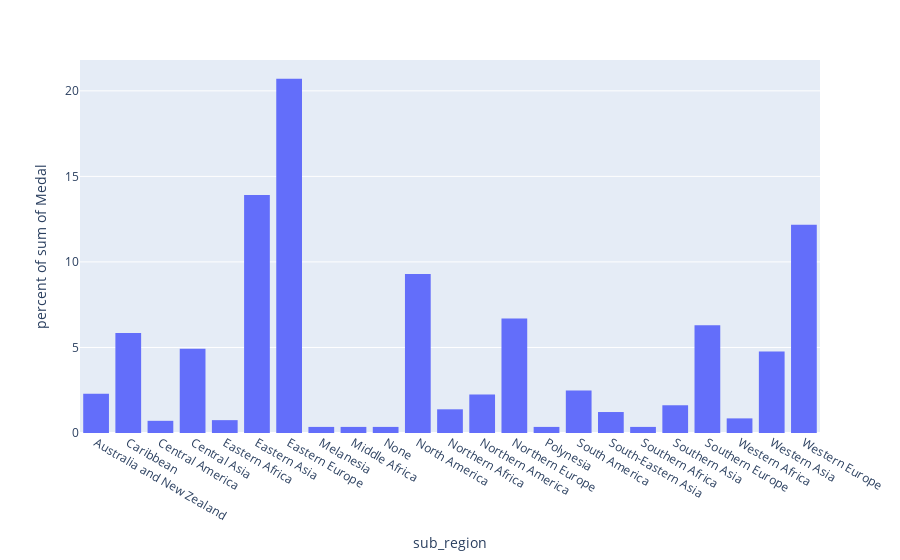
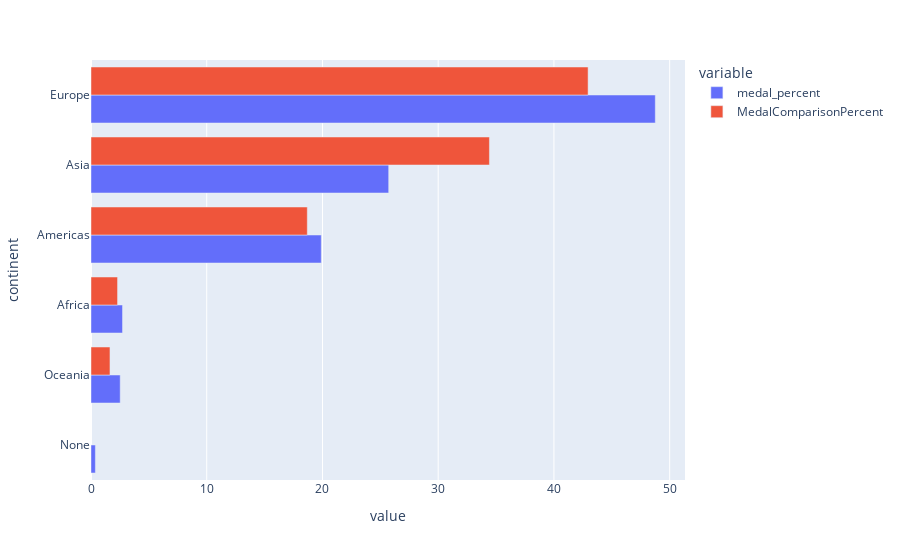

Notebook code cell kept with these figures, in order:
### Code cell
athletesDf = pd.read_csv('../originalDataSet/athlete_events.csv', encoding="ISO-8859-1") # Dataset original
regions = pd.read_csv('../originalDataSet/noc_regions.csv', encoding="ISO-8859-1") # Regiões do dataset original
#countryContinent = pd.read_csv('../originalDataSet/countryContinent.csv', encoding="ISO-8859-1") # Csv com países com continente e regiões
NOCCountryContinent = pd.read_csv('../cleanedDataSet/NOC_Country_Continent_Cleaned.csv', encoding="ISO-8859-1") # Dados tratados com NOC original e seu continente e região
yearCountryHost = pd.read_csv('../originalDataSet/yearCountryHost.csv') # Csv com ano e país que aconteceu a olimpiada
summerYearCountry = yearCountryHost[~yearCountryHost['Summer'].isna()]
winterYearCountry = yearCountryHost[~yearCountryHost['Winter'].isna()]

athletesDf = athletesDf[athletesDf['Year'].isin(range(1980,2040))]

summerAthletes = athletesDf[athletesDf['Season'].isin(['Summer'])]
winterAthletes = athletesDf[athletesDf['Season'].isin(['Winter'])]

summerOlimpWithHostCountry = pd.merge(summerAthletes, summerYearCountry[["Year","Country"]], how = "left", on = ["Year"])
winterOlimpWithHostCountry = pd.merge(winterAthletes, winterYearCountry[["Year","Country"]], how = "left", on = ["Year"])
summerOlimpWithHostCountry.rename(columns = {'Country':'HostCountry'}, inplace = True)
winterOlimpWithHostCountry.rename(columns = {'Country':'HostCountry'}, inplace = True)
summerAthletesCompleteRegions = pd.merge(summerOlimpWithHostCountry, NOCCountryContinent[["NOC", "continent", "sub_region"]], how = "left",on = ["NOC"])
winterAthletesCompleteRegions = pd.merge(winterOlimpWithHostCountry, NOCCountryContinent[["NOC", "continent", "sub_region"]], how = "left",on = ["NOC"])
summerAthletesWithMedals = summerAthletesCompleteRegions[~summerAthletesCompleteRegions['Medal'].isna()]
winterAthletesWithMedals = winterAthletesCompleteRegions[~winterAthletesCompleteRegions['Medal'].isna()]

summerBoxJudoTaekwondoWrestling = summerAthletesWithMedals[summerAthletesWithMedals['Sport'].isin(['Judo', 'Taekwondo', 'Boxing', 'Wrestling'])]
summerAthletesWithMedals = summerAthletesWithMedals[~summerAthletesWithMedals['Sport'].isin(['Judo', 'Taekwondo', 'Boxing', 'Wrestling'])]
dfSummerMedalsAndRegions = summerAthletesWithMedals.drop_duplicates(subset = ["Event","Medal"],keep = "first")
dfSummerMedalsAndRegions = pd.concat([dfSummerMedalsAndRegions, summerBoxJudoTaekwondoWrestling], axis=0)

summerCount = dfSummerMedalsAndRegions.groupby(['Year', 'sub_region']).agg('count').reset_index()

meanMedalsSubContinent = summerCount.groupby(['sub_region'])['Medal'].agg('mean').reset_index() 
fig = px.histogram(meanMedalsSubContinent, x="sub_region", y="Medal", histnorm='percent')
fig.show()

summerCount = dfSummerMedalsAndRegions.groupby(['Year', 'continent']).agg('count').reset_index()
meanMedalsContinent = summerCount.groupby(['continent'])['Medal'].agg('mean').reset_index()

summerComparison = dfSummerMedalsAndRegions.groupby(['Year'])
summerComparison = summerComparison.get_group(2008).groupby(['continent']).agg('count').reset_index()
summerComparison.rename(columns = {'Medal':'MedalComparison'}, inplace = True)

# Calculate Percentage
meanMedalsContinent['medal_percent'] = (meanMedalsContinent['Medal'] / 
                      meanMedalsContinent['Medal'].sum()) * 100

summerComparison['MedalComparisonPercent'] = (summerComparison['MedalComparison'] / 
                      summerComparison['MedalComparison'].sum()) * 100

orgAndComparison = pd.merge(meanMedalsContinent, summerComparison[["continent","MedalComparisonPercent"]], how = "left", on = ["continent"])
#print(orgAndComparison)
fig = px.bar(meanMedalsContinent, x="medal_percent", y="continent", orientation='h')
fig = px.bar(orgAndComparison, x=["medal_percent", "MedalComparisonPercent"], y="continent", orientation='h', barmode = 'group')
fig.update_layout(yaxis={'categoryorder':'total ascending'})


#fig = px.bar(summerComparison, x="medal_percent", y="continent", orientation='h')
#fig.update_layout(yaxis={'categoryorder':'total ascending'})

#fig = px.histogram(meanMedalsContinent, x="continent", y="Medal", histnorm='percent')
#fig = px.histogram(meanMedalsContinent, x="continent", y="Medal", histnorm='percent')
#fig.update_layout(xaxis={'categoryorder':'total descending'})
fig.show()


#athletesWithMedal = athletesDf[~athletesDf['Medal'].isna()]
#athletesWithGoldMedal = athletesWithMedal[athletesWithMedal['Medal'].isin(['Gold'])]
#swimAthletesWithGoldMedal = athletesWithGoldMedal[athletesWithGoldMedal['Sport'].isin(['Swimming'])]
#swimMaleAthletesWithGoldMedal = athletesWithGoldMedal[athletesWithGoldMedal['Sex'].isin(['M'])]
#swimMaleAthletesWithGoldMedal = swimMaleAthletesWithGoldMedal.groupby('Year')
#meanWeightPerYear = swimMaleAthletesWithGoldMedal['Weight'].mean()

#plt.plot(meanWeightPerYear, label="Média geral")
#outer_merged.head()
#plt.plot(meanWeightPerYear.index.get_level_values('Year').unique())
#plt.legend()
#plt.set_ylabel("Altura Média (cm)")
#plt.set_title("Altura média de homens e mulheres ao longo dos jogos")

### Figure 1 — Plotly figure (JSON) as saved in the notebook; plotly's stock layout.template omitted (floating-point values rounded to 4 significant figures)
{"data": [{"alignmentgroup": "True", "bingroup": "x", "histfunc": "sum", "histnorm": "percent", "hovertemplate": "sub_region=%{x}<br>percent of sum of Medal=%{y}<extra></extra>", "legendgroup": "", "marker": {"color": "#636efa", "pattern": {"shape": ""}}, "name": "", "offsetgroup": "", "orientation": "v", "showlegend": false, "type": "histogram", "x": ["Australia and New Zealand", "Caribbean", "Central America", "Central Asia", "Eastern Africa", "Eastern Asia", "Eastern Europe", "Melanesia", "Middle Africa", "None", "North America", "Northern Africa", "Northern America", "Northern Europe", "Polynesia", "South America", "South-Eastern Asia", "Southern Africa", "Southern Asia", "Southern Europe", "Western Africa", "Western Asia", "Western Europe"], "xaxis": "x", "y": [6.444, 16.44, 2, 13.83, 2.111, 39.1, 58.2, 1, 1, 1, 26.11, 3.889, 6.333, 18.8, 1, 7, 3.444, 1, 4.556, 17.7, 2.4, 13.4, 34.2], "yaxis": "y"}], "layout": {"barmode": "relative", "legend": {"tracegroupgap": 0}, "margin": {"t": 60}, "xaxis": {"anchor": "y", "domain": [0, 1], "title": {"text": "sub_region"}}, "yaxis": {"anchor": "x", "domain": [0, 1], "title": {"text": "percent of sum of Medal"}}}}

### Figure 2 — Plotly figure (JSON) as saved in the notebook; plotly's stock layout.template omitted (floating-point values rounded to 4 significant figures)
{"data": [{"alignmentgroup": "True", "hovertemplate": "variable=medal_percent<br>value=%{x}<br>continent=%{y}<extra></extra>", "legendgroup": "medal_percent", "marker": {"color": "#636efa", "pattern": {"shape": ""}}, "name": "medal_percent", "offsetgroup": "medal_percent", "orientation": "h", "showlegend": true, "textposition": "auto", "type": "bar", "x": [2.723, 19.9, 25.72, 48.76, 0.3783, 2.522], "xaxis": "x", "y": ["Africa", "Americas", "Asia", "Europe", "None", "Oceania"], "yaxis": "y"}, {"alignmentgroup": "True", "hovertemplate": "variable=MedalComparisonPercent<br>value=%{x}<br>continent=%{y}<extra></extra>", "legendgroup": "MedalComparisonPercent", "marker": {"color": "#EF553B", "pattern": {"shape": ""}}, "name": "MedalComparisonPercent", "offsetgroup": "MedalComparisonPercent", "orientation": "h", "showlegend": true, "textposition": "auto", "type": "bar", "x": [2.295, 18.69, 34.43, 42.95, null, 1.639], "xaxis": "x", "y": ["Africa", "Americas", "Asia", "Europe", "None", "Oceania"], "yaxis": "y"}], "layout": {"barmode": "group", "legend": {"title": {"text": "variable"}, "tracegroupgap": 0}, "margin": {"t": 60}, "xaxis": {"anchor": "y", "domain": [0, 1], "title": {"text": "value"}}, "yaxis": {"anchor": "x", "categoryorder": "total ascending", "domain": [0, 1], "title": {"text": "continent"}}}}
